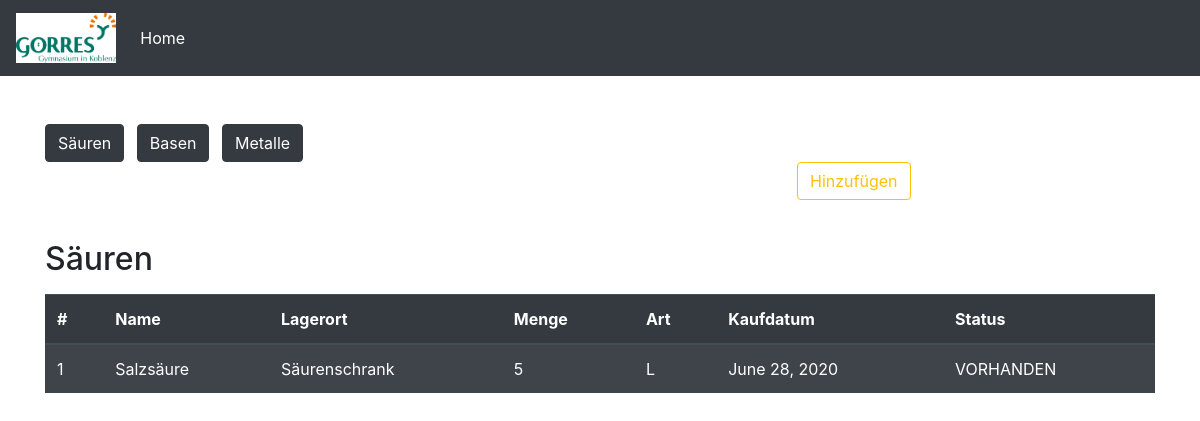
The app's page /display_saeuren with its own data.
### stock/models.py (models this page shows, shortened)
class Chemikalien(models.Model):
    name = models.CharField(max_length=100, blank=False)
    lagerort = models.CharField(max_length=100, blank=False)
    menge = models.IntegerField(blank=False)
    arten = (
        ('ML', 'Milliliter'),
        ('L', 'Liter'),
        ('G', 'Gramm'),
        ('KG', 'Kilogramm')
    )
    art = models.CharField(max_length=10, choices=arten, default='ml')
    kaufdatum = models.DateField(default=date.today)
    choices = (
        ('VORHANDEN', 'Dieser Stoff befindet sich in der Sammlung'),
        ('LEER', 'Dieser Stoff befindet sich nicht mehr in der Sammlung'),
        ('BESTELLT', 'Diser Stoff wurde bestellt und befindet sich in der Lieferung')
    )
    status = models.CharField(max_length=10, choices=choices, default="LEER")
    class Meta:
        abstract = True

class Saeuren(Chemikalien):
    pass

### stock/views.py (the view)
# urls.py: url(r'^display_saeuren$', display_saeuren, name='display_saeuren'),
def display_saeuren(request):
    items = Saeuren.objects.all()
    context = {
        'items' : items,
        'header' : 'Säuren'
    }
    return render(request, 'index.html', context)

### stock/templates/index.html (shortened to what this page needs)
{% extends 'navbar.html' %} {% block body %}
<div class="container mt-5">
    <div class="button-group">
        <a href="{% url 'display_saeuren' %}" " class="btn btn-dark btn-md ">Säuren</a>
        <a href="{% url 'display_basen' %} " class="btn btn-dark btn-md ml-2 ">Basen</a>
        <a href="{% url 'display_metalle' %} "" class="btn btn-dark btn-md ml-2">Metalle</a>
         {% if request.path == '/display_saeuren' %}
        <a href="{% url 'add_saeuren' %}" class="btn btn-outline-warning btn-md" style="margin-left: 47rem !important;">Hinzufügen</a> {% endif %}
    </div>
    <br>
    <h2 class="mt-3 ">{{ header }}</h2>
    <table class="table table-dark table-hover table-striped mt-3 ">
        <thead>
            <tr>
                <th>#</th>
                <th>Name</th>
                <th>Lagerort</th>
                <th>Menge</th>
                <th>Art</th>
                <th>Kaufdatum</th>
                <th>Status</th>
            </tr>
        </thead>
        <tbody>
            {% for item in items %}
            <tr>
                <td>{{ item.pk }}</td>
                <td>{{ item.name }}</td>
                <td>{{ item.lagerort }}</td>
                <td>{{ item.menge }}</td>
                <td>{{ item.art }}</td>
                <td>{{ item.kaufdatum }}</td>
                <td>{{ item.status }}</td>
            </tr>
            {% endfor %}
        </tbody>
    </table>
</div>
{% endblock %}

### records on screen
Saeuren: pk "1", name "Salzsäure", lagerort "Säurenschrank", menge "5", art "L", kaufdatum "June 28, 2020", status "VORHANDEN"

### other values on screen
{{ header }} "Säuren"
